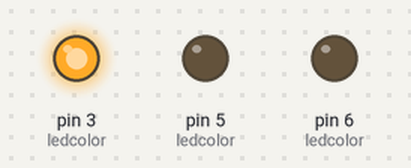
A sketch run on a simulated Arduino Uno, built with avr-gcc and run on an emulated ATmega328P. Shown: output pins drawn as LEDs (lit = HIGH).

Above: at 0.2 s.
At 0.7 s:
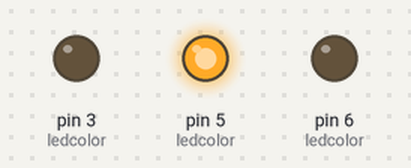
At 2.7 s:
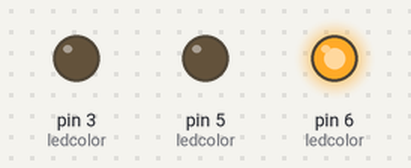
Timing chart, 0 to 3.5 s (numbered marks = the images above):
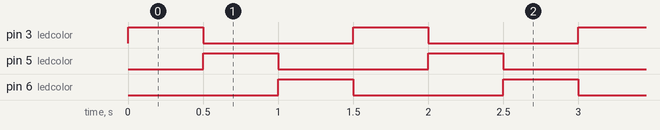

Measured:
- by itself, pin 3 (ledcolor), pin 5 (ledcolor), pin 6 (ledcolor): alternates HIGH for 0.50 s and LOW for 1.0 s
- by itself, everything shown: repeats every 1.5 s, in 3 steps

The sketch:

User_Program1_3.ino
```cpp
/*Software 1073 Arduino BoeBots
User Program
Method stubs are pre-made. add your own code to complete the challenge!

Program Task: Cycle the 3 leds of the robot, so that one led turns on, then the next, then the next
Feel free to view the example program within the same folder if you need help!
*/
int ledcolor = 3;
int switchtime = 500;
void setup(){
  pinMode (ledcolor, OUTPUT);
  ledcolor = 5;
  pinMode (ledcolor, OUTPUT);
  ledcolor = 6;
  pinMode (ledcolor, OUTPUT);
  ledcolor = 3;
  digitalWrite (ledcolor, HIGH);
}

void loop(){
  delay (switchtime);
  digitalWrite (ledcolor, LOW);
  ledcolor = 5;
  digitalWrite (ledcolor, HIGH);
  delay (switchtime);
  digitalWrite (ledcolor, LOW);
  ledcolor = 6;
  digitalWrite (ledcolor, HIGH);
  delay (switchtime);
  digitalWrite (ledcolor, LOW);
  ledcolor = 3;
  digitalWrite (ledcolor, HIGH);
}
```
